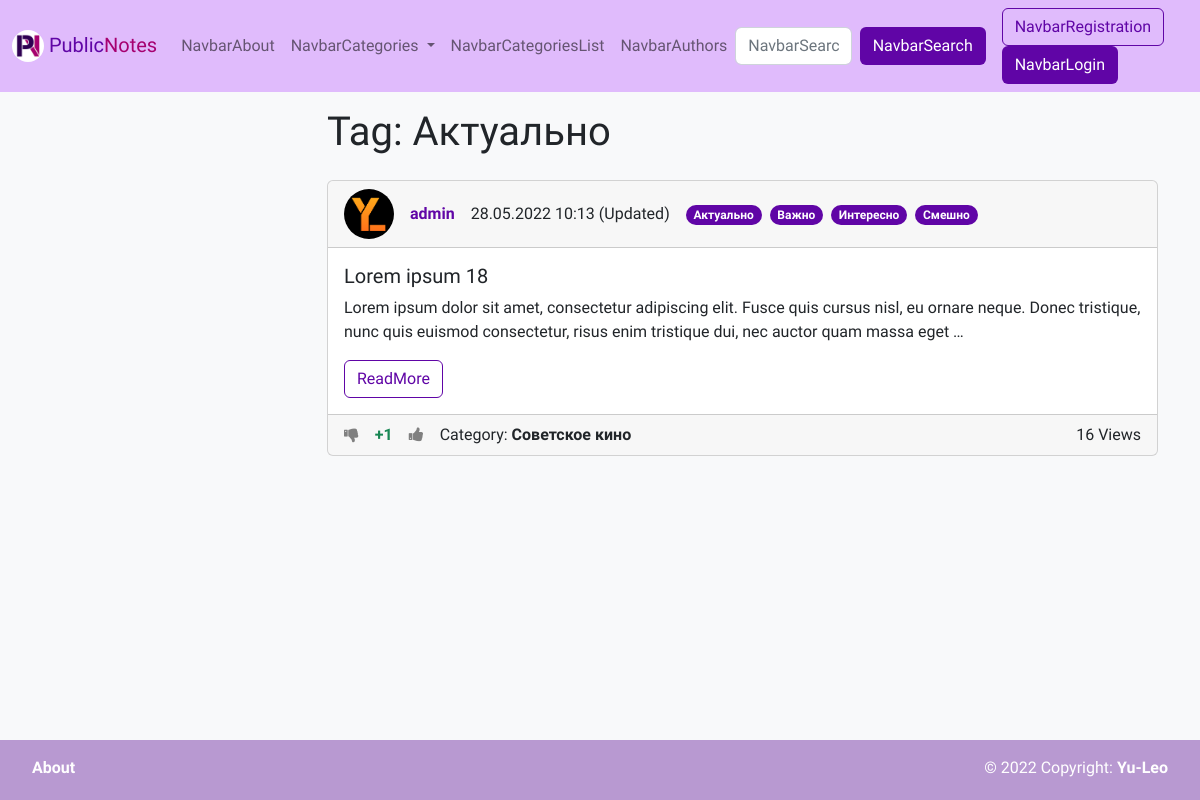
/tag/3/, run on the app's committed database.
### wall/models.py (models this page shows, shortened)
class Tag(models.Model):
    title = models.CharField(max_length=50, verbose_name=_('Title'), unique=True)
    def get_absolute_url(self):
        return reverse('tag', kwargs={"pk": self.pk})
    class Meta:
        verbose_name = _('Tag')
        verbose_name_plural = _('Tags')
        ordering = ['title']

class Note(models.Model):
    title = models.CharField(max_length=150, verbose_name=_('Title'))
    content = models.TextField(verbose_name=_('Text'), blank=True)
    created_at = models.DateTimeField(auto_now_add=True, verbose_name=_('CreationTime'))
    updated_at = models.DateTimeField(auto_now=True, verbose_name=_('LastUpdateTime'))
    views = models.PositiveIntegerField(default=0, verbose_name=_('NumberOfViews'))
    is_public = models.BooleanField(verbose_name=_('Public'), default=False)
    stared = models.BooleanField(verbose_name=_('Important'), default=False)
    author = models.ForeignKey(
        settings.AUTH_USER_MODEL,
        on_delete=models.CASCADE,
        verbose_name=_('Author'),
        null=True,
        blank=True,
    )
    is_pined = models.BooleanField(verbose_name=_('PinedInProfile'), default=False)
    category = TreeForeignKey('Category', on_delete=models.SET_NULL, verbose_name=_('Category'), null=True, blank=True)
    tags = models.ManyToManyField('Tag', blank=True, verbose_name=_('Tags'), related_name='notes')
    likes = models.ManyToManyField('User', blank=True, verbose_name=_('NoteLikes'), related_name='liked_notes')
    dislikes = models.ManyToManyField('User', blank=True, verbose_name=_('NoteDislikes'), related_name='disliked_notes')
    def get_absolute_url(self):
        return reverse('note', kwargs={"pk": self.pk})
    @property
    def rating(self) -> int:
        return len(self.likes.all()) - len(self.dislikes.all())
    class Meta:
        verbose_name = _('Note')
        verbose_name_plural = _('Notes')
        ordering = ['-created_at', 'title']

class User(AbstractUser):
    email = models.EmailField(unique=True, verbose_name='E-mail')
    photo = models.ImageField(upload_to='photos/%Y/%m/%d/', verbose_name=_('Avatar'), blank=True)
    bio = models.TextField(verbose_name=_('Bio'), blank=True)
    show_email = models.BooleanField(verbose_name=_('PublicEmail'), default=False)
    def get_absolute_url(self):
        return reverse('author', kwargs={"pk": self.pk})

class Category(MPTTModel):
    parent = TreeForeignKey('self', on_delete=models.CASCADE, null=True, blank=True, related_name='children',
                            verbose_name=_('ParentCategory'))
    title = models.CharField(max_length=150, verbose_name=_('Title'), unique=True)
    preview = models.ImageField(upload_to='photos/%Y/%m/%d/', verbose_name=_('Preview'), blank=True)
    def get_absolute_url(self):
        return reverse('category', kwargs={"pk": self.pk})
    class MPTTMeta:
        order_insertion_by = ['title']
    class Meta:
        verbose_name = _('Category')
        verbose_name_plural = _('Categories')
        ordering = ['title']

### wall/views.py (the view)
# urls.py: path('tag/<int:pk>/', views.ViewTag.as_view(), name='tag'),
class ViewTag(ListView):
    model = models.Tag
    template_name = 'wall/tag.html'
    allow_empty = True
    paginate_by = 5
    def get_context_data(self, *, object_list=None, **kwargs):
        context = super(ViewTag, self).get_context_data(**kwargs)
        try:
            context['tag'] = services.get_tag_by_pk(self.kwargs['pk'])
            return context
        except models.Tag.DoesNotExist:
            raise Http404()
    def get_queryset(self):
        try:
            return services.get_public_notes_by_tag(tag_pk=self.kwargs['pk'])
        except models.Tag.DoesNotExist:
            raise Http404()

### wall/services/category_services.py (called while the page is built)
def get_categories() -> TreeQuerySet[Category]:
    return Category.objects.all()

### wall/services/note_services.py (called while the page is built)
def get_all_public_notes() -> QuerySet[Note]:
    return Note.objects.filter(is_public=True).select_related('category', 'author')

def get_public_notes_by_tag(tag_pk: int) -> QuerySet[Note]:
    return get_all_public_notes().filter(tags__pk=tag_pk)

def is_authenticated_user_the_author_of_note(authenticated_user: User | AnonymousUser,
                                             note_pk: int) -> bool:
    return authenticated_user == Note.objects.get(pk=note_pk).author

def has_note_been_updated(note: Note) -> bool:
    return (note.updated_at - note.created_at).total_seconds() >= 1

### wall/services/tag_services.py (called while the page is built)
def get_tag_by_pk(pk: int) -> Tag:
    return Tag.objects.get(pk=pk)

### wall/services/user_services.py (called while the page is built)
def did_user_like_note(user: User | AnonymousUser, note: Note) -> bool:
    return user in note.likes.all()

def did_user_dislike_note(user: User | AnonymousUser, note: Note) -> bool:
    return user in note.dislikes.all()

### wall/templatetags/wall_tags.py (called while the page is built)
@register.simple_tag
def get_categories():
    return services.get_categories()

@register.inclusion_tag('wall/note_template.html')
def one_note(note: models.Note,
             show_full: bool = False,
             in_profile: bool = False,
             user: models.User | AnonymousUser = AnonymousUser,
             ):
    context = {
        'note': note,
        'allow_edit': services.is_authenticated_user_the_author_of_note(user, note_pk=note.pk),
        'show_full': show_full,
        'was_updated': services.has_note_been_updated(note),
        'in_profile': in_profile,
        'is_liked': services.did_user_like_note(user, note),
        'is_disliked': services.did_user_dislike_note(user, note),
    }
    return context

### wall/templates/wall/tag.html (shortened to what this page needs)
{% extends 'base.html' %}
{% load i18n %}
{% block content_title %}
<div class="mb-3">
    <div class="hstack gap-3">
        <div>
            <h1>{% trans 'Tag' %}: {{ tag.title }}</h1>
        </div>
    </div>
</div>
{% endblock %}
{% block content %}
{% include 'wall/inc/_notes_list.html'%}
{% endblock %}

### wall/templates/wall/note_template.html (shortened to what this page needs)
{% load wall_tags %}
{% load i18n %}
<div class="card mb-3">
    <div class="card-header">
        <div class="hstack gap-3">
            <div class="">
                <img src="{% if note.author.photo %}
                {{ note.author.photo.url }}
                {% else %}
                {% load static %}
                {% endif %}" alt="..." width="50" height="50"
                     style="border-radius: 25px;">
            </div>
            <div class="fw-bold">
                {% if note.author %}
                <a href="{{ note.author.get_absolute_url }}" class="text-decoration-none text-purple">
                    {{ note.author.username }}</a>
                {% else %}
                Аноним
                {% endif %}
            </div>
            <div class="fw-light">
                {{ note.created_at|date:"d.m.Y H:i" }}
                {% if was_updated %}
                <span data-bs-toggle="tooltip"
                      title="{{ note.updated_at|date:'d.m.Y H:i' }}">
                    ({% trans 'Updated' %})</span>
                {% endif %}
            </div>
            <div>
                {% for tag in note.tags.all %}
                <a href="{{ tag.get_absolute_url }}"
                   class="badge rounded-pill text-bg-purple text-decoration-none me-1">
                    {{ tag.title }}</a>
                {% endfor %}
            </div>
        </div>
    </div>
    <div class="card-body" style="transform: rotate(0);">
        <h5 class="card-title">
            {% if show_full %}
            {{ note.title }}
            {% else %}
            {{ note.title|truncatewords:10 }}
            {% endif %}
        </h5>
        <p class="card-text">
            {% if show_full %}
            {{ note.content }}
            {% else %}
            {{ note.content|truncatewords:30 }}
            {% endif %}
        </p>
        {% if not show_full %}
        <a href="{{ note.get_absolute_url }}" class="btn btn-outline-purple stretched-link">{% trans 'ReadMore' %}</a>
        {% endif %}
    </div>
    <div class="card-footer">
        <div class="hstack gap-3">
            <div>
                <a href="{% url 'dislike_note' note.pk %}"
                   style="
                   {% if is_disliked %}
                   color: Black;
                   {% else %}
                   color: Grey;
                   {% endif %}">
                    <i class="fa fa-thumbs-down"></i>
                </a>
            </div>
            <div>
                <span class="fw-bold">
                    {% if note.rating > 0 %}
                    <span class="text-success">+{{ note.rating }}</span>
                    {% elif note.rating < 0 %}
                    <span class="text-danger">{{ note.rating }}</span>
                    {% else %}
                    <span>{{ note.rating }}</span>
                    {% endif %}
                </span>
            </div>
            <div>
                <a href="{% url 'like_note' note.pk %}"
                   style="
                   {% if is_liked %}
                   color: Black;
                   {% else %}
                   color: Grey;
                   {% endif %}">
                    <i class="fa fa-thumbs-up"></i>
                </a>
            </div>
            {% if note.category %}
            <div><span class="">{% trans 'Category' %}: </span><a href="{{ note.category.get_absolute_url }}"
                                                                  class="text-decoration-none text-dark fw-bold">
                {{ note.category.title }}</a></div>
            {% endif %}
            <div class="ms-auto">{{ note.views }} {% trans 'Views' %}</div>
        </div>
    </div>
</div>

### wall/static/wall/css/style.css (style rules this page uses)
:root { --purple: #6005A6; --dark-purple: #3E026C; --pink: #A60070; --dark-pink: #7B0053; }
html { position: relative; min-height: 100%; }
body { margin-bottom: 60px; font-family: 'Raleway', sans-serif; }
.text-purple { color: var(--purple); }
.btn-outline-purple { border-color: var(--purple); color: var(--purple); }
.text-bg-purple { background-color: var(--purple); color: #fff; }

### data on the page
Tag: title "Актуально"
Note: author.photo (picture), author.username "admin", created_at "28.05.2022 10:13", title "Lorem ipsum 18", content "Lorem ipsum dolor sit amet, consectetur adipiscing elit. Fusce quis cursus nisl, eu ornare neque. Donec tristique, nunc quis euismod consectetur, risus enim tristique dui, nec auctor quam massa eget …", rating "1", category "Советское кино", views "16"
Tag: title "Важно"
Tag: title "Интересно"
Tag: title "Смешно"
